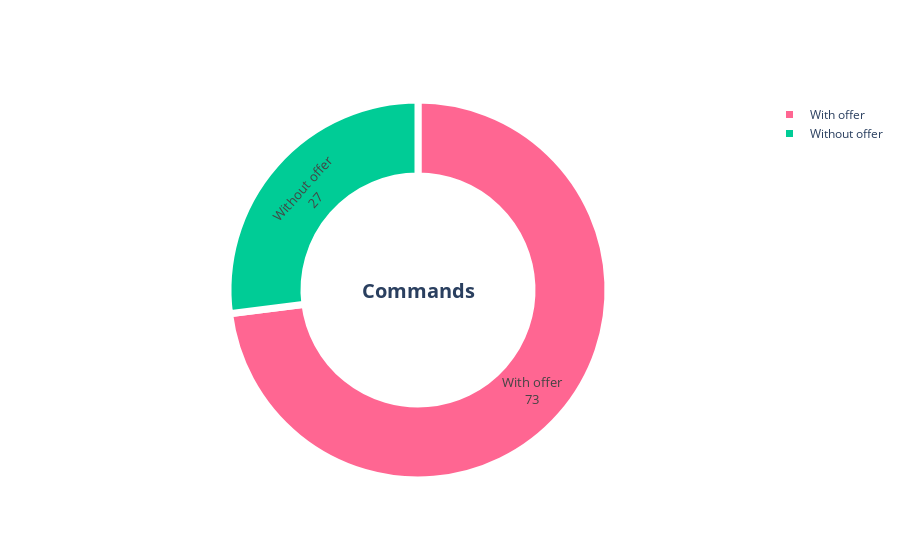

The notebook cell saved with this chart:
### Markdown cell above
### 3.2 Distribution of offers by category <a class="anchor" id="section3_2"></a>

### Code cell
# Here you can define how you want to categorise the offers
# Category 0 exist by default
offers_categories_delimiters = [0, 50, 100, 200, 300, 400, 500, 700, 1000, 2000] # 6 categories: 0 (default), 0-50, 50-100, 100-500, 500-1000, 1000-∞ 

############## setting ################
offers_categories = dict()
last_category_delimiter = offers_categories_delimiters[0]
skip = True
for category_delimiter in offers_categories_delimiters:
    if skip:
        offers_categories[f'no_offer'] = dict(count=0, amount=0)
    else:
        offers_categories[f'amount_range_{last_category_delimiter}-{category_delimiter}'] = dict(count=0, amount=0)
    last_category_delimiter = category_delimiter
    skip = False
offers_categories[f'amount_range_{offers_categories_delimiters[-1]}-∞'] = dict(count=0, amount=0, )


for offer in all_offers:
    last_category_delimiter = offers_categories_delimiters[0]
    for index, category_delimiter in enumerate(offers_categories_delimiters): 
        if offer['value']==0:
            offers_categories[f'no_offer']['count'] += 1
            offers_categories[f'no_offer']['amount'] += offer['value']
            break
        elif(offer['value'] in range(last_category_delimiter, category_delimiter)):
            offers_categories[f'amount_range_{last_category_delimiter}-{category_delimiter}']['count'] += 1
            offers_categories[f'amount_range_{last_category_delimiter}-{category_delimiter}']['amount'] += offer['value']
            break
        elif(offer['value']>=offers_categories_delimiters[-1]):
            offers_categories[f'amount_range_{offers_categories_delimiters[-1]}-∞']['count'] += 1
            offers_categories[f'amount_range_{offers_categories_delimiters[-1]}-∞']['amount'] += offer['value']
            break

        last_category_delimiter = category_delimiter

offers_categories = pd.DataFrame(data={'category':list(offers_categories.keys()), 'count':[content['count'] for content in list(offers_categories.values())], 'amount':[content['amount'] for content in list(offers_categories.values())]})

donut_hole = 0.6

fig = go.Figure(data=[go.Pie(labels=["Without offer", "With offer"], 
                             values=[offers_categories['count'].values[0], offers_categories['count'].values[1:].sum()],
                             text=[0, offers_categories['amount'].sum()],
                             #color_discrete_sequence=px.colors.sequential.Teal,
                             hovertemplate="<b>Name:</b> %{label}<br><b>Number:</b> %{value}<br><b>Amount:</b> %{text}<extra></extra>",
                             hole = donut_hole)])

fig.update_traces(hoverinfo='label', textinfo='label+value', textfont_size=13, textposition="inside",
                  marker=dict(colors=[px.colors.qualitative.Plotly[2], px.colors.qualitative.Plotly[6]], 
                              line=dict(color='#FFFFFF', width=7,)))

fig.update_layout(
  height=800,
  title={'text': "",
          'x':0.5,
          'xanchor': 'center',
          'font_size': 20,
    },
  annotations= [
         {
            "font": {
               "size": 20
            },
            "showarrow": False,
            "text": "<b>Commands</b>",
            "x": 0.5,
            "y": 0.5
         },
  ]
)

fig.show()

### Figure 1 — Plotly figure (JSON) as saved in the notebook; plotly's stock layout.template omitted (floating-point values rounded to 4 significant figures)
{"data": [{"hole": 0.6, "hoverinfo": "label", "hovertemplate": "<b>Name:</b> %{label}<br><b>Number:</b> %{value}<br><b>Amount:</b> %{text}<extra></extra>", "labels": ["Without offer", "With offer"], "marker": {"colors": ["#00CC96", "#FF6692"], "line": {"color": "#FFFFFF", "width": 7}}, "text": [0, 23290], "textfont": {"size": 13}, "textinfo": "label+value", "textposition": "inside", "type": "pie", "values": [27, 73]}], "layout": {"annotations": [{"font": {"size": 20}, "showarrow": false, "text": "<b>Commands</b>", "x": 0.5, "y": 0.5}], "autosize": true, "title": {"font": {"size": 20}, "text": "", "x": 0.5, "xanchor": "center"}}}
